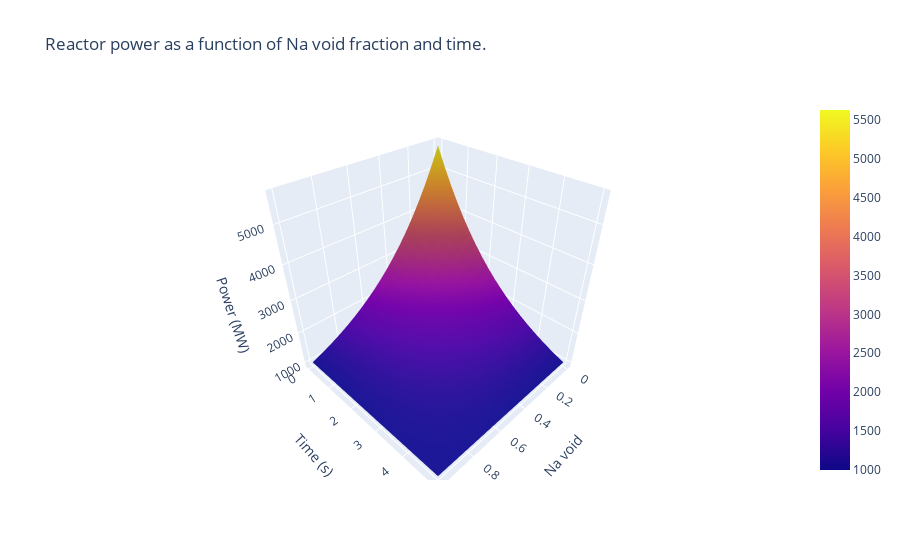

Notebook code for this chart:
### Code cell
"""Pretty 3D pictures!"""
alpha_array = np.linspace(1.0, 0.0, num=20)
time_array = np.linspace(0.0, 5, num=20)
power_surface = np.empty([alpha_array.size, time_array.size])

# Loop over the void and time range to fill in the power surface
for i in range(alpha_array.size):
    for j in range(time_array.size):
        power_surface[i][j] = void_reactor_power(alpha_array[i], time_array[j]).m

fig = go.Figure(data=go.Surface(x=alpha_array, y=time_array, z=power_surface))
fig.update_layout(
    title="Reactor power as a function of Na void fraction and time.",
    scene = dict(
        xaxis_title="Na void",
        yaxis_title="Time (s)",
        zaxis_title="Power (MW)"
    )
)
fig.show()

### Figure 1 — Plotly figure (JSON) as saved in the notebook; plotly's stock layout.template omitted (floating-point values rounded to 4 significant figures; data arrays with more than 128 entries replaced by an {"elided": "..."} marker saying what was removed)
{"data": [{"type": "surface", "x": [1, 0.9474, 0.8947, 0.8421, 0.7895, 0.7368, 0.6842, 0.6316, 0.5789, 0.5263, 0.4737, 0.4211, 0.3684, 0.3158, 0.2632, 0.2105, 0.1579, 0.1053, 0.05263, 0], "y": [0, 0.2632, 0.5263, 0.7895, 1.053, 1.316, 1.579, 1.842, 2.105, 2.368, 2.632, 2.895, 3.158, 3.421, 3.684, 3.947, 4.211, 4.474, 4.737, 5], "z": {"elided": "20x20 float values"}}], "layout": {"scene": {"xaxis": {"title": {"text": "Na void"}}, "yaxis": {"title": {"text": "Time (s)"}}, "zaxis": {"title": {"text": "Power (MW)"}}}, "title": {"text": "Reactor power as a function of Na void fraction and time."}}}
